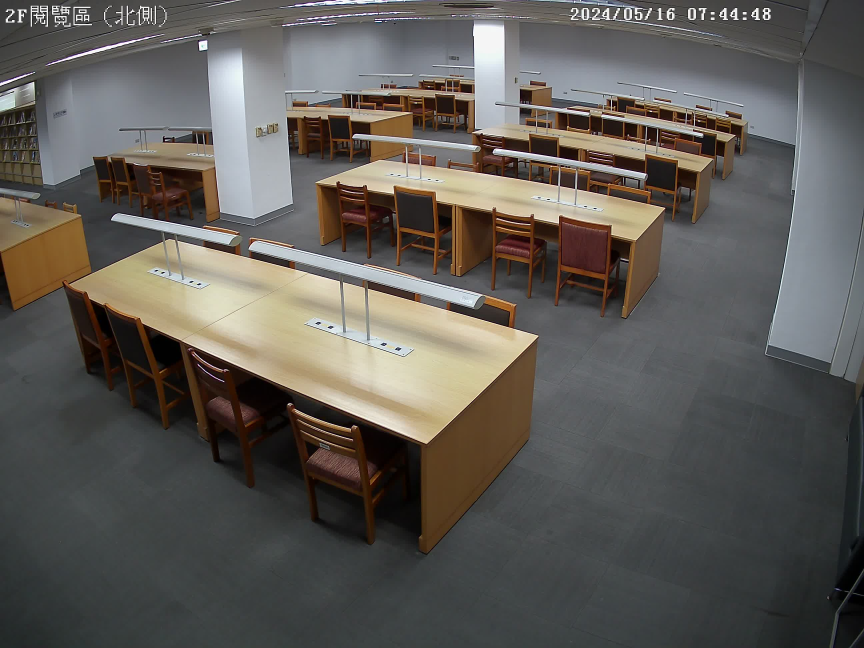
#> input picture 7. Image Segmentation and Object Detection/image1.jpg, 2592 x 1944 px (shown at 1/3 size); its folder holds only this picture in this run
$ python PythonApplication7.py
#> lines starting #> are read from the running program, lines starting #| are printed output that depends on the picture; after the words box and inside, x2 and y2 are one past the last pixel; in counts of white or black regions, pixels touching at a corner belong together
import cv2
import numpy as np

def detect_desks(image, contours):
    min_area = 10000
    for contour in contours:
        if cv2.contourArea(contour) > min_area:
            peri = cv2.arcLength(contour, True)
            epsilon = 0.02 * peri #內縮輪廓之精度
            approx = cv2.approxPolyDP(contour, epsilon, True) # 回傳輪廓內縮後的頂點
            if len(approx) == 4:
                (x, y, w, h) = cv2.boundingRect(approx)
                cv2.rectangle(image, (x, y), (x+w, y+h), (0, 255, 0), 2)
                for point in approx: #顯示桌角
                    cv2.circle(image, tuple(point[0]), 10, (0, 0, 255), -1)

    return image

for i in range(2):
    file_name = "image" + str(i+1) + ".jpg"
    img = cv2.imread(file_name)
#> img is the input picture: shape (1944, 2592, 3); mean B, G, R 86.4, 91.2, 94.5
    hsv = cv2.cvtColor(img, cv2.COLOR_BGR2HSV)
#> hsv: shape (1944, 2592, 3); mean H, S, V 71.1, 46.9, 98.7
    min_hsv = (17,13,117)
    max_hsv = (40, 140, 240)
    mask = cv2.inRange(hsv, min_hsv, max_hsv)
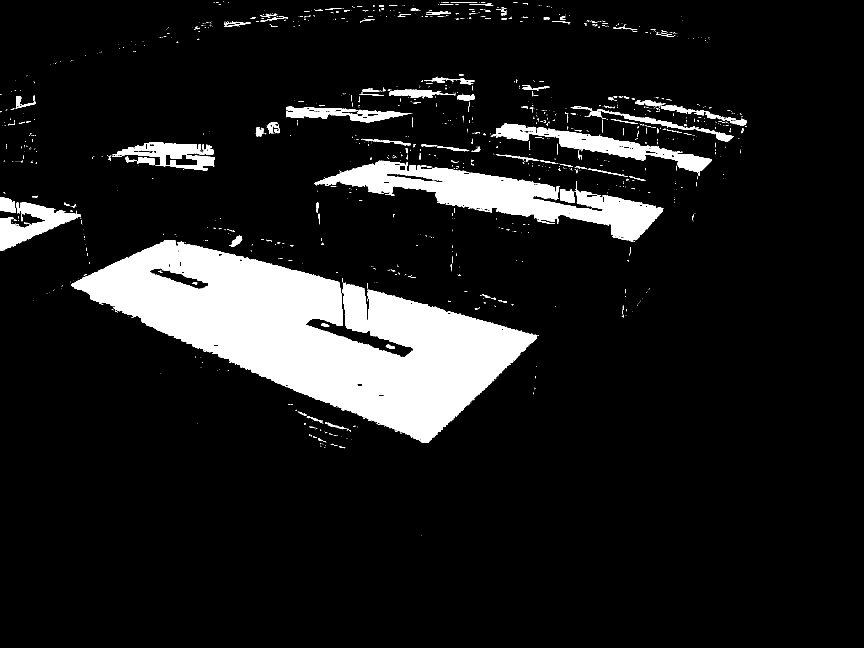
#> mask: shape (1944, 2592) (shown at 1/3 size); 10.6% white; 1551 white regions (1339 under 20 px)
    blur = cv2.GaussianBlur(mask, (9,9), 0)
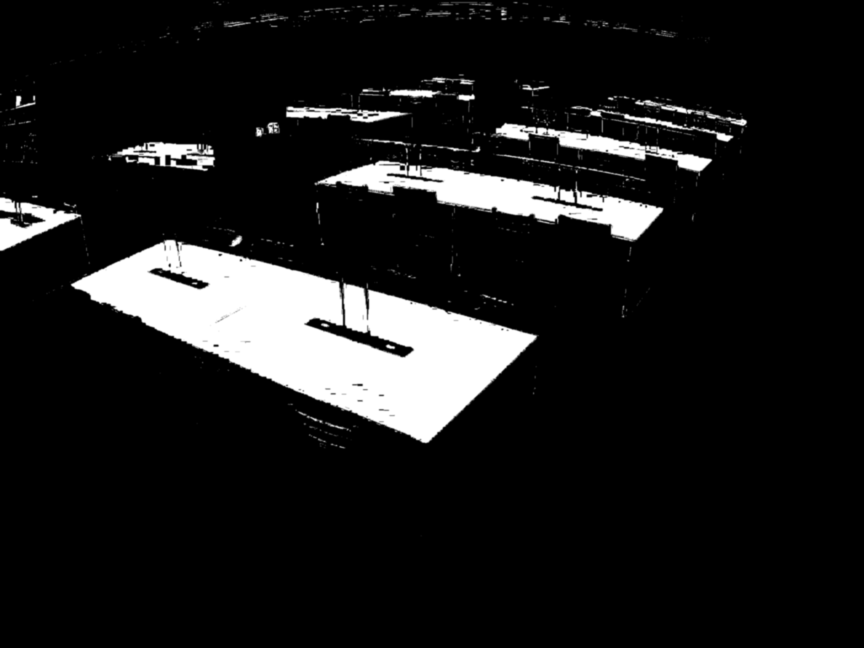
#> blur: shape (1944, 2592) (shown at 1/3 size); min 0, max 255, mean 27.1

    kernel = np.ones((19,19), np.uint8)
    opening = cv2.morphologyEx(blur, cv2.MORPH_OPEN, kernel)
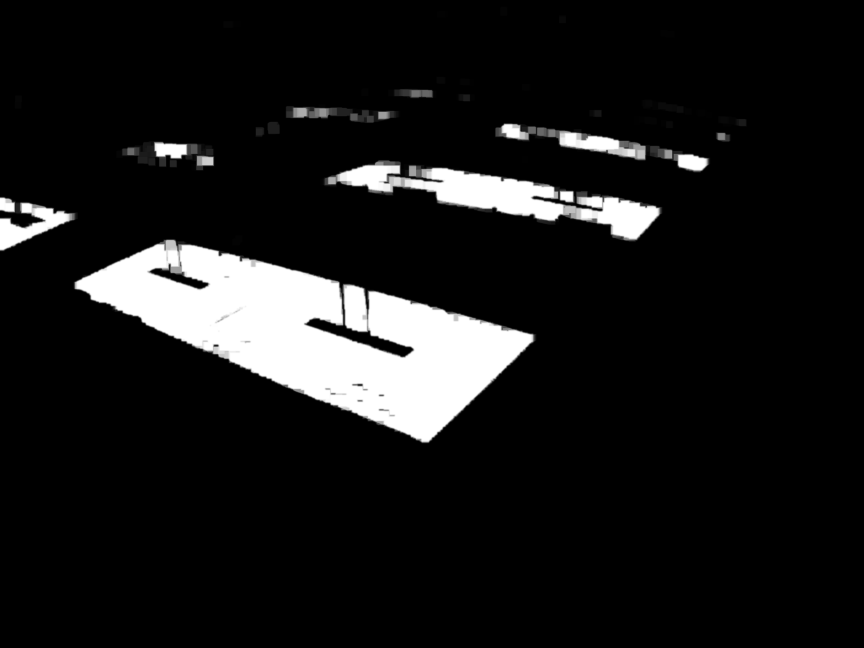
#> opening: shape (1944, 2592) (shown at 1/3 size); min 0, max 255, mean 24.6
    closing = cv2.morphologyEx(opening, cv2.MORPH_CLOSE, kernel )

    contours, hierarchy = cv2.findContours(closing, cv2.RETR_EXTERNAL, cv2.CHAIN_APPROX_SIMPLE)
#> contours = 24 contours; largest, box (x1, y1, x2, y2) and area: (217, 716, 1612, 1332) 401950, (960, 479, 1990, 727) 97149, (1484, 368, 2132, 520) 30573, (0, 589, 235, 756) 21757, (348, 423, 644, 513) 17600
    output = detect_desks(img, contours)
#> the loop in detect_desks, `for contour in contours:` made 24 passes
#> (peri, epsilon, approx, x, y, w, h) on passes 1, 3, 4, 7: (3462.1, 69.24, [[217, 845], [1265, 1331], [1611, 1019], [526, 716]], 217, 716, 1395, 616), (725, 14.5, [[0, 755], [234, 657], [233, 636], [0, 589]], 0, 589, 235, 167), (2445.3, 48.91, [[960, 537], [1886, 726], [1989, 638], [1203, 482]], 960, 482, 1030, 245), (1530.5, 30.61, [[1484, 383], [2084, 519], [2131, 491], [1746, 387]], 1484, 383, 648, 137)
#> (peri, epsilon) on passes 6, 11: (794.6, 15.89), (797.7, 15.95)
#> (the run stopped early here; a loop or call above may not have finished)
